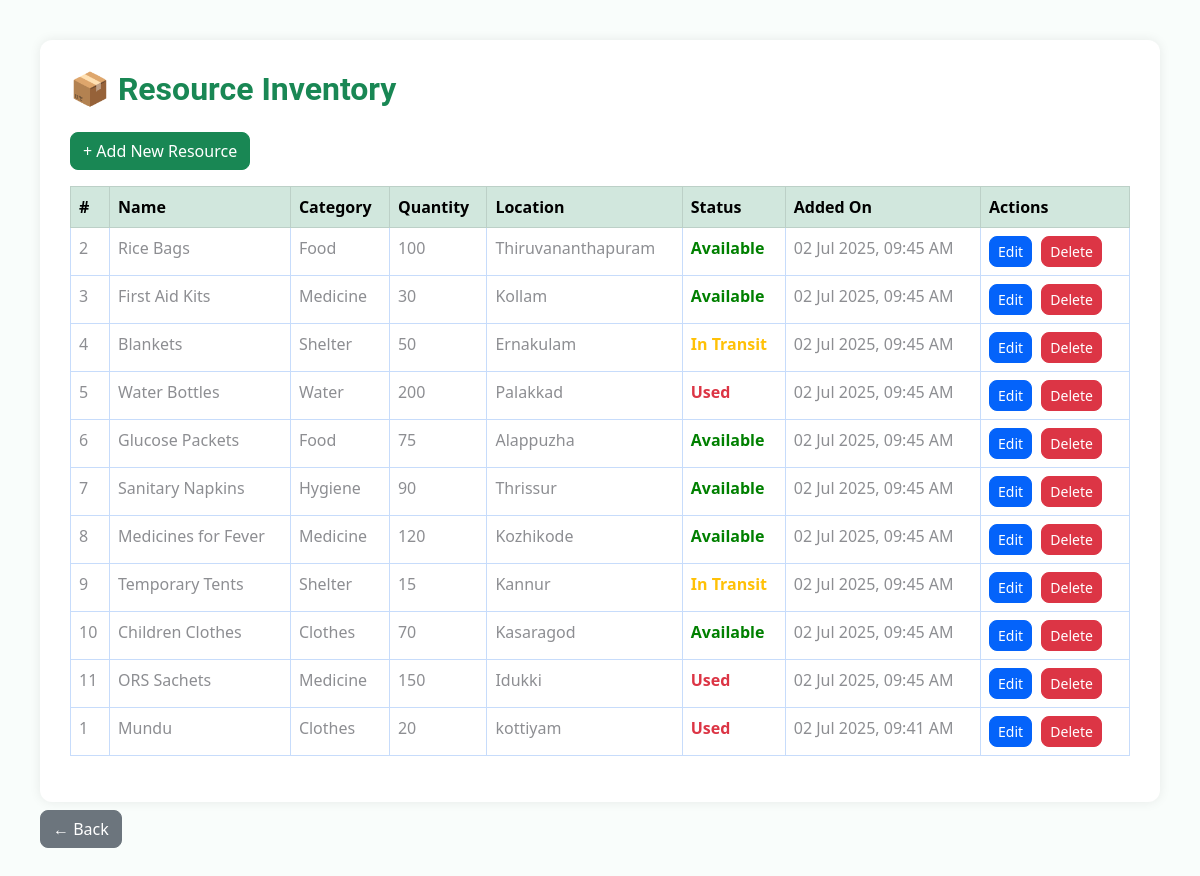
/user/admin/resources.php (signed in), run on the app's committed database.
### tables this page shows
CREATE TABLE `resources` (
  `id` int(11) NOT NULL,
  `name` varchar(100) NOT NULL,
  `category` varchar(50) NOT NULL,
  `quantity` int(11) NOT NULL,
  `location` varchar(100) NOT NULL,
  `status` enum('Available','Used','In Transit') DEFAULT 'Available',
  `added_on` datetime DEFAULT current_timestamp()
);

### user/admin/resources.php (the view, shortened to what this page needs)
<?php
include __DIR__ . '/../../config/db.php';
$result = $conn->query("SELECT * FROM resources ORDER BY added_on DESC");
?>
<!DOCTYPE html>
<html lang="en">
<head>
  <link rel="stylesheet" href="../../assets/css/bootstrap.min.css">
</head>
<body>
<div class="container">
  <h2 class="mb-4 text-success">📦 Resource Inventory</h2>
  <a href="add_resource.php" class="btn btn-success mb-3">+ Add New Resource</a>
  <?php if ($result->num_rows > 0): ?>
    <table class="table table-bordered table-hover">
      <thead class="table-success">
        <tr>
          <th>#</th>
          <th>Name</th>
          <th>Category</th>
          <th>Quantity</th>
          <th>Location</th>
          <th>Status</th>
          <th>Added On</th>
          <th>Actions</th>
        </tr>
      </thead>
      <tbody>
        <?php while($row = $result->fetch_assoc()): ?>
          <tr>
            <td><?= $row['id'] ?></td>
            <td><?= htmlspecialchars($row['name']) ?></td>
            <td><?= htmlspecialchars($row['category']) ?></td>
            <td><?= $row['quantity'] ?></td>
            <td><?= htmlspecialchars($row['location']) ?></td>
            <td class="status-<?= str_replace(' ', '', $row['status']) ?>">
              <?= $row['status'] ?>
            </td>
            <td><?= date("d M Y, h:i A", strtotime($row['added_on'])) ?></td>
            <td>
              <a href="edit_resource.php?id=<?= $row['id'] ?>" class="btn btn-sm btn-primary">Edit</a>
              <a href="delete_resource.php?id=<?= $row['id'] ?>" class="btn btn-sm btn-danger" onclick="return confirm('Are you sure to delete this resource?')">Delete</a>
            </td>
          </tr>
        <?php endwhile; ?>
      </tbody>
    </table>
  <?php endif; ?>
</div>
<a href="../admin.php" class="btn btn-secondary w-10 mt-2">← Back</a>
</body>
</html>

### user/admin/resources.php (style rules this page uses)
body { background: #f9fdfb; font-family: 'Segoe UI', sans-serif; padding: 40px; }
.container { background: white; padding: 30px; border-radius: 12px; box-shadow: 0 0 12px rgba(0,0,0,0.08); }
.btn-sm { margin-right: 5px; }
.status-Available { color: green; font-weight: bold; }
.status-Used { color: #dc3545; font-weight: bold; }
.status-InTransit { color: #ffc107; font-weight: bold; }

### data on the page
resources: id "2", name "Rice Bags", category "Food", quantity "100", location "Thiruvananthapuram", status "Available", added_on "02 Jul 2025, 09:45 AM"
resources: id "3", name "First Aid Kits", category "Medicine", quantity "30", location "Kollam", status "Available", added_on "02 Jul 2025, 09:45 AM"
resources: id "4", name "Blankets", category "Shelter", quantity "50", location "Ernakulam", status "In Transit", added_on "02 Jul 2025, 09:45 AM"
resources: id "5", name "Water Bottles", category "Water", quantity "200", location "Palakkad", status "Used", added_on "02 Jul 2025, 09:45 AM"
resources: id "6", name "Glucose Packets", category "Food", quantity "75", location "Alappuzha", status "Available", added_on "02 Jul 2025, 09:45 AM"
resources: id "7", name "Sanitary Napkins", category "Hygiene", quantity "90", location "Thrissur", status "Available", added_on "02 Jul 2025, 09:45 AM"
resources: id "8", name "Medicines for Fever", category "Medicine", quantity "120", location "Kozhikode", status "Available", added_on "02 Jul 2025, 09:45 AM"
resources: id "9", name "Temporary Tents", category "Shelter", quantity "15", location "Kannur", status "In Transit", added_on "02 Jul 2025, 09:45 AM"
resources: id "10", name "Children Clothes", category "Clothes", quantity "70", location "Kasaragod", status "Available", added_on "02 Jul 2025, 09:45 AM"
resources: id "11", name "ORS Sachets", category "Medicine", quantity "150", location "Idukki", status "Used", added_on "02 Jul 2025, 09:45 AM"
resources: id "1", name "Mundu", category "Clothes", quantity "20", location "kottiyam", status "Used", added_on "02 Jul 2025, 09:41 AM"
